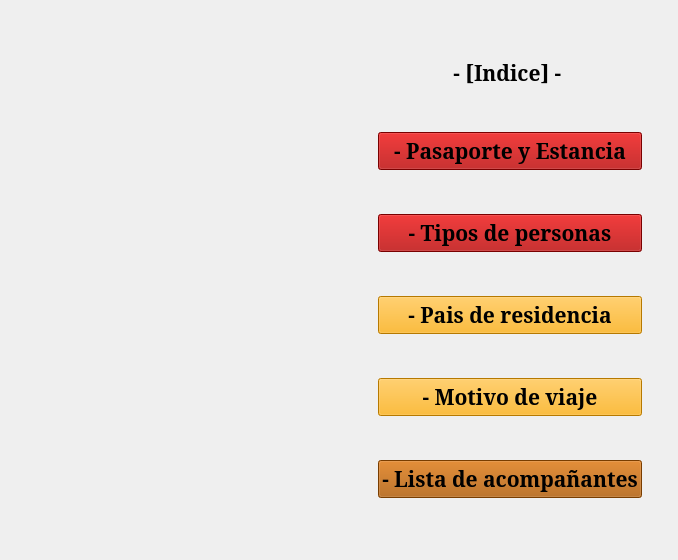
        <widget class="QWidget" name="PagInicial">
         <property name="minimumSize">
          <size>
           <width>678</width>
           <height>560</height>
          </size>
         </property>
         <property name="maximumSize">
          <size>
           <width>678</width>
           <height>560</height>
          </size>
         </property>
         <layout class="QHBoxLayout" name="horizontalLayout_2">
          <item>
           <widget class="QWidget" name="Contenedor1" native="true">
            <layout class="QHBoxLayout" name="horizontalLayout_3">
             <property name="rightMargin">
              <number>27</number>
             </property>
             <item>
              <widget class="QLabel" name="ImagenInicio">
               <property name="styleSheet">
                <string notr="true">border-image: url(:/Resources/Documentos/NormativasIcono.png);</string>
               </property>
               <property name="text">
                <string/>
               </property>
              </widget>
             </item>
            </layout>
           </widget>
          </item>
          <item>
           <widget class="QWidget" name="Contenedor2" native="true">
            <layout class="QVBoxLayout" name="verticalLayout_3">
             <property name="leftMargin">
              <number>45</number>
             </property>
             <property name="rightMargin">
              <number>25</number>
             </property>
             <item>
              <widget class="QPushButton" name="BotonPasaporteyEstancia_3">
               <property name="font">
                <font>
                 <family>MS Serif</family>
                 <pointsize>16</pointsize>
                 <bold>true</bold>
                </font>
               </property>
               <property name="cursor">
                <cursorShape>IBeamCursor</cursorShape>
               </property>
               <property name="styleSheet">
                <string notr="true">background-color: transparent;
border: none;
color: rgb(0, 0, 0);</string>
               </property>
               <property name="text">
                <string>- [Indice] - </string>
               </property>
              </widget>
             </item>
             <item>
              <widget class="QPushButton" name="BotonPasaporteyEstancia">
               <property name="font">
                <font>
                 <family>MS Serif</family>
                 <pointsize>16</pointsize>
                 <bold>true</bold>
                </font>
               </property>
               <property name="cursor">
                <cursorShape>PointingHandCursor</cursorShape>
               </property>
               <property name="styleSheet">
                <string notr="true">background-color: rgb(170, 0, 0);
color: rgb(0, 0, 0);</string>
               </property>
               <property name="text">
                <string>- Pasaporte y Estancia</string>
               </property>
              </widget>
             </item>
             <item>
              <widget class="QPushButton" name="BotonTipos">
               <property name="font">
                <font>
                 <family>MS Serif</family>
                 <pointsize>16</pointsize>
                 <bold>true</bold>
                </font>
               </property>
               <property name="cursor">
                <cursorShape>PointingHandCursor</cursorShape>
               </property>
               <property name="styleSheet">
                <string notr="true">background-color: rgb(170, 0, 0);
color: rgb(0, 0, 0);</string>
               </property>
               <property name="text">
                <string>- Tipos de personas</string>
               </property>
              </widget>
             </item>
             <item>
              <widget class="QPushButton" name="Nivel2Boton1">
               <property name="font">
                <font>
                 <family>MS Serif</family>
                 <pointsize>16</pointsize>
                 <bold>true</bold>
                </font>
               </property>
               <property name="cursor">
                <cursorShape>PointingHandCursor</cursorShape>
               </property>
               <property name="styleSheet">
                <string notr="true">background-color: rgb(255, 170, 0);
color: rgb(0, 0, 0);</string>
               </property>
               <property name="text">
                <string>- Pais de residencia</string>
               </property>
              </widget>
             </item>
             <item>
              <widget class="QPushButton" name="Nivel2Boton2">
               <property name="font">
                <font>
                 <family>MS Serif</family>
                 <pointsize>16</pointsize>
                 <bold>true</bold>
                </font>
               </property>
               <property name="cursor">
                <cursorShape>PointingHandCursor</cursorShape>
               </property>
               <property name="styleSheet">
                <string notr="true">background-color: rgb(255, 170, 0);
color: rgb(0, 0, 0);</string>
               </property>
               <property name="text">
                <string>- Motivo de viaje</string>
               </property>
              </widget>
             </item>
             <item>
              <widget class="QPushButton" name="Nivel3Boton1">
               <property name="font">
                <font>
                 <family>MS Serif</family>
                 <pointsize>16</pointsize>
                 <bold>true</bold>
                </font>
               </property>
               <property name="cursor">
                <cursorShape>PointingHandCursor</cursorShape>
               </property>
               <property name="styleSheet">
                <string notr="true">background-color: rgb(170, 85, 0);
color: rgb(0, 0, 0);</string>
               </property>
               <property name="text">
                <string>- Lista de acompañantes</string>
               </property>
              </widget>
             </item>
            </layout>
           </widget>
          </item>
         </layout>
        </widget>
